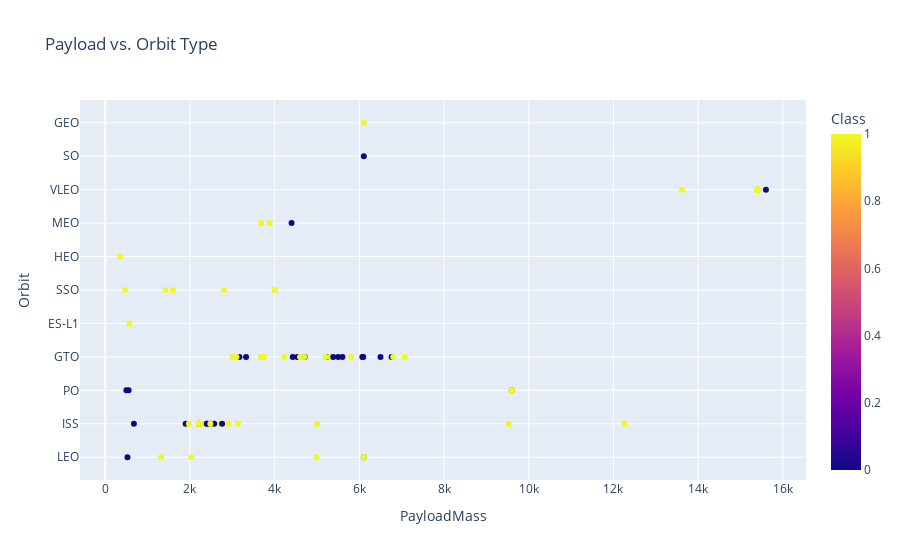

The notebook cell this image was saved under:
### Code cell
px.scatter(df,x="PayloadMass",y="Orbit",color="Class", title="Payload vs. Orbit Type")

### Figure 1 — Plotly figure (JSON) as saved in the notebook; plotly's stock layout.template omitted (floating-point values rounded to 4 significant figures)
{"data": [{"hovertemplate": "PayloadMass=%{x}<br>Orbit=%{y}<br>Class=%{marker.color}<extra></extra>", "legendgroup": "", "marker": {"color": [0, 0, 0, 0, 0, 0, 1, 1, 0, 0, 0, 0, 1, 0, 0, 0, 1, 0, 0, 1, 1, 1, 1, 1, 0, 1, 1, 0, 1, 1, 0, 1, 1, 1, 0, 1, 1, 1, 1, 1, 1, 1, 1, 1, 1, 0, 0, 0, 1, 1, 0, 0, 1, 1, 1, 1, 1, 1, 1, 0, 0, 1, 1, 1, 1, 1, 1, 0, 1, 1, 1, 1, 0, 1, 0, 1, 0, 1, 1, 1, 1, 1, 1, 1, 1, 1, 1, 1, 1, 1], "coloraxis": "coloraxis", "symbol": "circle"}, "mode": "markers", "name": "", "orientation": "h", "showlegend": false, "type": "scatter", "x": [6105.0, 525, 677, 500, 3170, 3325, 2296, 1316, 4535, 4428, 2216, 2395, 570, 1898, 4707, 2477, 2034, 553, 5271, 3136, 4696, 3100, 2257, 4600, 5500, 9600, 2490, 5600, 5300, 6105.0, 6070, 2708, 3669, 9600, 6761, 2910, 475, 4990, 9600, 5200, 3700, 2205, 9600, 6105.0, 4230, 6092, 9600, 2760, 350, 3750, 5384.0, 2410, 7076, 9600, 5800, 7060, 2800, 3000, 4000, 2573, 4400, 9600, 12259, 2482, 13620, 1425, 2228.0, 6500, 15600, 5000, 6800, 15400, 6105.0, 15600, 15400, 1977, 15600, 15400, 9525, 15400, 15400, 3880, 6105.0, 15400, 1600, 15400, 15400, 15400, 15400, 3681], "xaxis": "x", "y": ["LEO", "LEO", "ISS", "PO", "GTO", "GTO", "ISS", "LEO", "GTO", "GTO", "ISS", "ISS", "ES-L1", "ISS", "GTO", "ISS", "LEO", "PO", "GTO", "ISS", "GTO", "GTO", "ISS", "GTO", "GTO", "PO", "ISS", "GTO", "GTO", "LEO", "GTO", "ISS", "GTO", "PO", "GTO", "ISS", "SSO", "LEO", "PO", "GTO", "GTO", "ISS", "PO", "LEO", "GTO", "GTO", "PO", "ISS", "HEO", "GTO", "GTO", "ISS", "GTO", "PO", "GTO", "GTO", "SSO", "GTO", "SSO", "ISS", "MEO", "PO", "ISS", "ISS", "VLEO", "SSO", "ISS", "GTO", "VLEO", "ISS", "GTO", "VLEO", "SO", "VLEO", "VLEO", "ISS", "VLEO", "VLEO", "ISS", "VLEO", "VLEO", "MEO", "GEO", "VLEO", "SSO", "VLEO", "VLEO", "VLEO", "VLEO", "MEO"], "yaxis": "y"}], "layout": {"autosize": true, "coloraxis": {"colorbar": {"title": {"text": "Class"}}, "colorscale": [[0, "#0d0887"], [0.1111, "#46039f"], [0.2222, "#7201a8"], [0.3333, "#9c179e"], [0.4444, "#bd3786"], [0.5556, "#d8576b"], [0.6667, "#ed7953"], [0.7778, "#fb9f3a"], [0.8889, "#fdca26"], [1, "#f0f921"]]}, "legend": {"tracegroupgap": 0}, "title": {"text": "Payload vs. Orbit Type"}, "xaxis": {"anchor": "y", "autorange": true, "domain": [0, 1], "range": [-580.5, 16530.0], "title": {"text": "PayloadMass"}, "type": "linear"}, "yaxis": {"anchor": "x", "autorange": true, "domain": [0, 1], "range": [-0.7325, 10.73], "title": {"text": "Orbit"}, "type": "category"}}}
